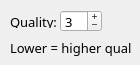
     <widget class="QWidget" name="MP3Tab_2">
      <property name="font">
       <font>
        <family>Proxima Nova Rg</family>
        <pointsize>10</pointsize>
       </font>
      </property>
      <property name="autoFillBackground">
       <bool>false</bool>
      </property>
      <attribute name="title">
       <string>MP3</string>
      </attribute>
      <widget class="QLabel" name="mp3Label">
       <property name="geometry">
        <rect>
         <x>10</x>
         <y>15</y>
         <width>47</width>
         <height>13</height>
        </rect>
       </property>
       <property name="font">
        <font>
         <family>Proxima Nova Rg</family>
         <pointsize>10</pointsize>
         <weight>50</weight>
         <bold>false</bold>
        </font>
       </property>
       <property name="text">
        <string>Quality:</string>
       </property>
      </widget>
      <widget class="QLabel" name="mp3Text">
       <property name="geometry">
        <rect>
         <x>10</x>
         <y>40</y>
         <width>121</width>
         <height>16</height>
        </rect>
       </property>
       <property name="font">
        <font>
         <family>Proxima Nova Rg</family>
         <pointsize>10</pointsize>
        </font>
       </property>
       <property name="text">
        <string>Lower = higher quality</string>
       </property>
      </widget>
      <widget class="QSpinBox" name="mp3Value">
       <property name="geometry">
        <rect>
         <x>60</x>
         <y>10</y>
         <width>42</width>
         <height>22</height>
        </rect>
       </property>
       <property name="font">
        <font>
         <family>Proxima Nova Rg</family>
         <pointsize>10</pointsize>
        </font>
       </property>
       <property name="buttonSymbols">
        <enum>QAbstractSpinBox::PlusMinus</enum>
       </property>
       <property name="minimum">
        <number>1</number>
       </property>
       <property name="maximum">
        <number>9</number>
       </property>
       <property name="value">
        <number>3</number>
       </property>
      </widget>
     </widget>
